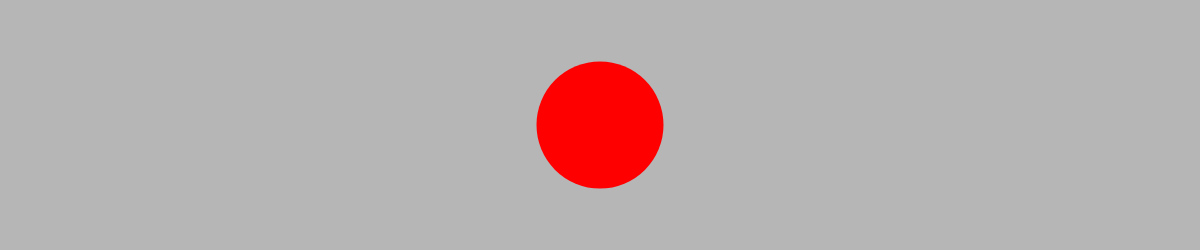
Frame 1 (no input)
Frame 60 (no input): identical to frame 1, image omitted
Frame 120 (the mouse pressed at the canvas centre since frame 60): identical to frame 1, image omitted

The p5.js sketch that drew this single still picture (run headless with seeded random() and noise() and a simulated clock; from frame 60 on, the mouse is pressed at the canvas centre):

// p5.js sketch
// ── sketch.js
var buttonBackground;
var colorBackground;
var titre;
var nom;
var diametre;
var diametreSlider;
var inputName;
var elementH1;

function setup(){
	createCanvas(windowWidth, 250);
	buttonBackground = createButton("Change Background");
	buttonBackground.mousePressed(changeBackground);
	colorBackground = round(random(255));
	titre = "Hello : ";
	nom = "John Doe";
	diametre = 10;
	diametreSlider = createSlider(10, 200, 127);
	inputName = createInput("Indiquez votre nom");
	inputName.changed(changeName);
	elementH1 = select('h1');
	//elementH1.html("tartampion");
}

function draw(){
	diametre = diametreSlider.value();

	background(colorBackground);

	fill(255, 0, 0);
	noStroke();
	ellipse(width/2, height/2, diametre, diametre);
}

function mousePressed(){
}

function changeBackground(){
	colorBackground = round(random(255));
}

function changeName(){
	elementH1.html("Hello : "+inputName.value());
	elementH1.style('color', 'red');
}
